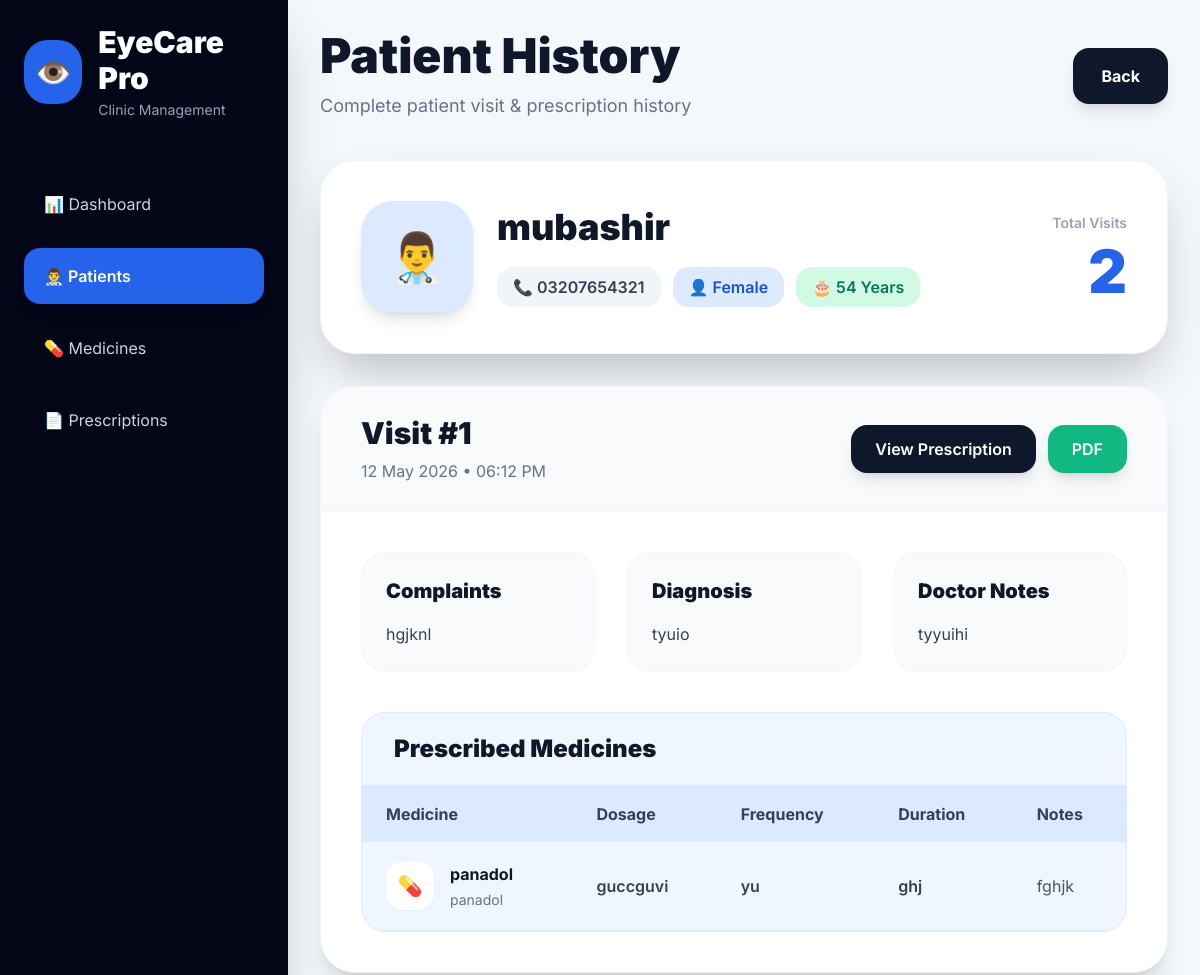
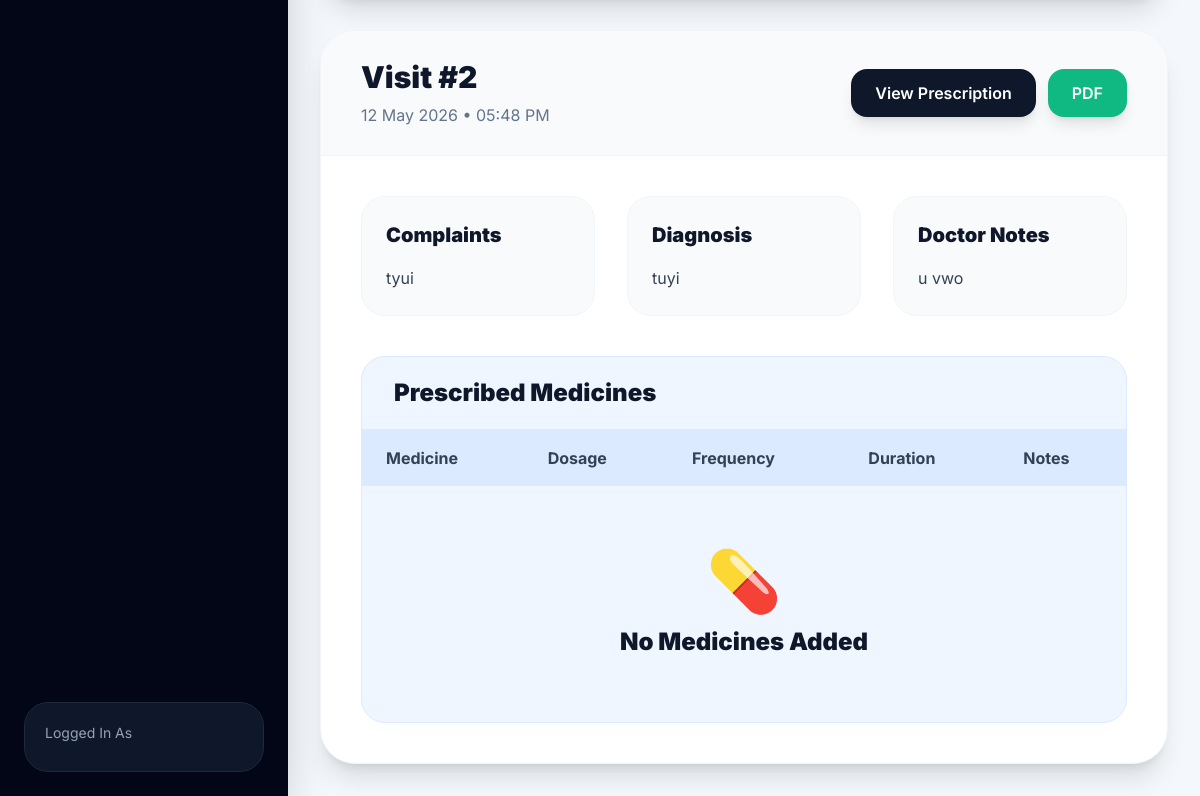
The page /prescriptions/patient-history/1/ on the database its author committed (2 pictures, top to bottom).
### patients/models.py (models this page shows, shortened)
class Patient(models.Model):
    GENDER_CHOICES = (
        ('Male', 'Male'),
        ('Female', 'Female'),
    )
    name = models.CharField(
        max_length=200
    )
    phone = models.CharField(
        max_length=20,
        unique=True
    )
    age = models.PositiveIntegerField()
    gender = models.CharField(
        max_length=10,
        choices=GENDER_CHOICES
    )
    address = models.TextField(
        blank=True,
        null=True
    )
    eye_notes = models.TextField(
        blank=True,
        null=True
    )
    created_at = models.DateTimeField(
        auto_now_add=True
    )
    updated_at = models.DateTimeField(
        auto_now=True
    )

### prescriptions/models.py (models this page shows, shortened)
class Visit(models.Model):
    patient = models.ForeignKey(
        Patient,
        on_delete=models.CASCADE,
        related_name='visits'
    )
    doctor = models.ForeignKey(
        User,
        on_delete=models.SET_NULL,
        null=True,
        blank=True
    )
    complaints = models.TextField(
        blank=True,
        null=True
    )
    diagnosis = models.TextField(
        blank=True,
        null=True
    )
    notes = models.TextField(
        blank=True,
        null=True
    )
    visit_date = models.DateTimeField(
        auto_now_add=True
    )

class PrescriptionItem(models.Model):
    prescription = models.ForeignKey(
        Prescription,
        on_delete=models.CASCADE,
        related_name='items'
    )
    medicine = models.ForeignKey(
        Medicine,
        on_delete=models.CASCADE
    )
    dosage = models.CharField(
        max_length=100
    )
    frequency = models.CharField(
        max_length=100
    )
    duration = models.CharField(
        max_length=100
    )
    notes = models.CharField(
        max_length=255,
        blank=True,
        null=True
    )

### medicines/models.py (models this page shows, shortened)
class Medicine(models.Model):
    name = models.CharField(
        max_length=200,
        unique=True
    )
    generic_name = models.CharField(
        max_length=200,
        blank=True,
        null=True
    )
    company = models.CharField(
        max_length=200,
        blank=True,
        null=True
    )
    price = models.DecimalField(
        max_digits=10,
        decimal_places=2,
        default=0
    )
    description = models.TextField(
        blank=True,
        null=True
    )
    created_at = models.DateTimeField(
        auto_now_add=True
    )

### prescriptions/views.py (the view)
def patient_history(request, patient_id):
    patient = get_object_or_404(
        Patient,
        id=patient_id
    )
    visits = patient.visits.all().order_by('-id')
    context = {
        'patient': patient,
        'visits': visits
    }
    return render(
        request,
        'patient_history.html',
        context
    )

### Userclinic/context_processors.py (called while the page is built)
def user_role(request):
    role = ''
    try:
        if request.user.is_authenticated:
            role = request.user.profile.role
    except Exception:
        role = ''
    return {
        'user_role': role,
        'is_admin': role == 'ADMIN',
        'is_consultant': role == 'CONSULTANT',
    }

### templates/patient_history.html (shortened to what this page needs)
<!DOCTYPE html>
<html lang="en">
<head>
    <script src="https://cdn.tailwindcss.com"></script>
</head>
<body>
<div class="flex min-h-screen">
    <aside class="w-72 bg-slate-950 text-white p-6 flex flex-col justify-between shadow-2xl">
        <div>
            <div class="mb-14">
                <div class="flex items-center gap-4">
                    <div class="w-16 h-16 rounded-3xl bg-blue-600 flex items-center justify-center text-3xl">
                        👁️
                    </div>
                    <div>
                        <h1 class="text-3xl font-black">
                            EyeCare Pro
                        </h1>
                        <p class="text-slate-400 text-sm mt-1">
                            Clinic Management
                        </p>
                    </div>
                </div>
            </div>
            <nav class="space-y-4">
                <a href="{% url 'dashboard' %}"
                   class="flex items-center gap-4 hover:bg-slate-900 px-5 py-4 rounded-2xl text-slate-300 smooth">
                    📊 Dashboard
                </a>
                <a href="{% url 'patient_list' %}"
                   class="flex items-center gap-4 bg-blue-600 px-5 py-4 rounded-2xl text-white font-semibold shadow-lg">
                    👨‍⚕️ Patients
                </a>
                <a href="{% url 'medicine_list' %}"
                   class="flex items-center gap-4 hover:bg-slate-900 px-5 py-4 rounded-2xl text-slate-300 smooth">
                    💊 Medicines
                </a>
                <a href="{% url 'visit_list' %}"
                   class="flex items-center gap-4 hover:bg-slate-900 px-5 py-4 rounded-2xl text-slate-300 smooth">
                    📄 Prescriptions
                </a>
            </nav>
        </div>
        <div class="bg-slate-900 rounded-3xl p-5 border border-slate-800">
            <p class="text-slate-400 text-sm">
                Logged In As
            </p>
        </div>
    </aside>
    <main class="flex-1 p-8 overflow-y-auto">
        <div class="flex justify-between items-center mb-10">
            <div>
                <h1 class="text-5xl font-black text-slate-900">
                    Patient History
                </h1>
                <p class="text-slate-500 mt-3 text-lg">
                    Complete patient visit & prescription history
                </p>
            </div>
            <a href="{% url 'patient_list' %}"
               class="bg-slate-900 hover:bg-black smooth text-white px-7 py-4 rounded-2xl font-bold shadow-lg">
                Back
            </a>
        </div>
        <div class="bg-white rounded-[35px] shadow-2xl border border-slate-100 overflow-hidden mb-8">
            <div class="p-10">
                <div class="flex flex-col lg:flex-row lg:items-center lg:justify-between gap-8">
                    <div class="flex items-center gap-6">
                        <div class="w-28 h-28 rounded-[32px] bg-blue-100 flex items-center justify-center text-5xl shadow-lg">
                            👨‍⚕️
                        </div>
                        <div>
                            <h2 class="text-4xl font-black text-slate-900">
                                {{ patient.name }}
                            </h2>
                            <div class="flex flex-wrap gap-3 mt-5">
                                <span class="bg-slate-100 text-slate-700 px-4 py-2 rounded-2xl font-semibold">
                                    📞 {{ patient.phone }}
                                </span>
                                <span class="bg-blue-100 text-blue-700 px-4 py-2 rounded-2xl font-semibold">
                                    👤 {{ patient.gender }}
                                </span>
                                <span class="bg-emerald-100 text-emerald-700 px-4 py-2 rounded-2xl font-semibold">
                                    🎂 {{ patient.age }} Years
                                </span>
                            </div>
                        </div>
                    </div>
                    <div class="text-right">
                        <p class="text-slate-400 text-sm font-semibold mb-2">
                            Total Visits
                        </p>
                        <h3 class="text-6xl font-black text-blue-600">
                            {{ visits.count }}
                        </h3>
                    </div>
                </div>
            </div>
        </div>
        <div class="space-y-8">
            {% for visit in visits %}
            <div class="bg-white rounded-[35px] shadow-xl border border-slate-100 overflow-hidden">
                <div class="flex flex-col lg:flex-row lg:items-center lg:justify-between gap-5 px-10 py-7 border-b border-slate-100 bg-slate-50">
                    <div>
                        <h2 class="text-3xl font-black text-slate-900">
                            Visit #{{ forloop.counter }}
                        </h2>
                        <p class="text-slate-500 mt-2">
                            {{ visit.visit_date|date:"d M Y" }}
                            •
                            {{ visit.visit_date|time:"h:i A" }}
                        </p>
                    </div>
                    <div class="flex flex-wrap gap-3">
                        <a href="{% url 'prescription_detail' visit.prescription.id %}"
                           class="bg-slate-900 hover:bg-black smooth text-white px-6 py-3 rounded-2xl font-semibold shadow-lg">
                            View Prescription
                        </a>
                        <a href="{% url 'prescription_pdf' visit.prescription.id %}"
                           class="bg-emerald-500 hover:bg-emerald-600 smooth text-white px-6 py-3 rounded-2xl font-semibold shadow-lg">
                            PDF
                        </a>
                    </div>
                </div>
                <div class="p-10 grid grid-cols-1 lg:grid-cols-3 gap-8">
                    <div class="bg-slate-50 rounded-3xl p-6 border border-slate-100">
                        <h3 class="text-xl font-black text-slate-900 mb-4">
                            Complaints
                        </h3>
                        <p class="text-slate-700 leading-relaxed">
                            {{ visit.complaints|default:"No complaints added." }}
                        </p>
                    </div>
                    <div class="bg-slate-50 rounded-3xl p-6 border border-slate-100">
                        <h3 class="text-xl font-black text-slate-900 mb-4">
                            Diagnosis
                        </h3>
                        <p class="text-slate-700 leading-relaxed">
                            {{ visit.diagnosis|default:"No diagnosis added." }}
                        </p>
                    </div>
                    <div class="bg-slate-50 rounded-3xl p-6 border border-slate-100">
                        <h3 class="text-xl font-black text-slate-900 mb-4">
                            Doctor Notes
                        </h3>
                        <p class="text-slate-700 leading-relaxed">
                            {{ visit.notes|default:"No notes added." }}
                        </p>
                    </div>
                </div>
                <div class="px-10 pb-10">
                    <div class="bg-blue-50 rounded-3xl border border-blue-100 overflow-hidden">
                        <div class="px-8 py-5 border-b border-blue-100">
                            <h3 class="text-2xl font-black text-slate-900">
                                Prescribed Medicines
                            </h3>
                        </div>
                        <div class="overflow-x-auto">
                            <table class="w-full">
                                <thead class="bg-blue-100">
                                    <tr>
                                        <th class="text-left px-6 py-4 text-slate-700 font-bold">
                                            Medicine
                                        </th>
                                        <th class="text-left px-6 py-4 text-slate-700 font-bold">
                                            Dosage
                                        </th>
                                        <th class="text-left px-6 py-4 text-slate-700 font-bold">
                                            Frequency
                                        </th>
                                        <th class="text-left px-6 py-4 text-slate-700 font-bold">
                                            Duration
                                        </th>
                                        <th class="text-left px-6 py-4 text-slate-700 font-bold">
                                            Notes
                                        </th>
                                    </tr>
                                </thead>
                                <tbody>
                                    {% for item in visit.prescription.items.all %}
                                    <tr class="border-b border-blue-100 hover:bg-white smooth">
                                        <td class="px-6 py-5">
                                            <div class="flex items-center gap-4">
                                                <div class="w-12 h-12 rounded-2xl bg-white flex items-center justify-center text-xl shadow-sm">
                                                    💊
                                                </div>
                                                <div>
                                                    <h3 class="font-bold text-slate-900">
                                                        {{ item.medicine.name }}
                                                    </h3>
                                                    <p class="text-sm text-slate-500 mt-1">
                                                        {{ item.medicine.company }}
                                                    </p>
                                                </div>
                                            </div>
                                        </td>
                                        <td class="px-6 py-5 text-slate-700 font-semibold">
                                            {{ item.dosage }}
                                        </td>
                                        <td class="px-6 py-5 text-slate-700 font-semibold">
                                            {{ item.frequency }}
                                        </td>
                                        <td class="px-6 py-5 text-slate-700 font-semibold">
                                            {{ item.duration }}
                                        </td>
                                        <td class="px-6 py-5 text-slate-600">
                                            {{ item.notes|default:"-" }}
                                        </td>
                                    </tr>
                                    {% empty %}
                                    <tr>
                                        <td colspan="5" class="py-16 text-center">
                                            <div class="flex flex-col items-center">
                                                <div class="text-6xl mb-4">
                                                    💊
                                                </div>
                                                <h3 class="text-2xl font-black text-slate-900">
                                                    No Medicines Added
                                                </h3>
                                            </div>
                                        </td>
                                    </tr>
                                    {% endfor %}
                                </tbody>
                            </table>
                        </div>
                    </div>
                </div>
            </div>
            {% endfor %}
        </div>
    </main>
</div>
</body>
</html>

### templates/patient_history.html (style rules this page uses)
body { font-family: 'Inter', sans-serif; background: #f4f7fb; }
.smooth { transition: all 0.3s ease; }

### rows shown on the page
Patient: name "mubashir", phone "03207654321", gender "Female", age "54"
Visit: visit_date "12 May 2026", visit_date "06:12 PM", complaints "hgjknl", diagnosis "tyuio", notes "tyyuihi"
PrescriptionItem: medicine.name "panadol", medicine.company "panadol", dosage "guccguvi", frequency "yu", duration "ghj", notes "fghjk"
Visit: visit_date "12 May 2026", visit_date "05:48 PM", complaints "tyui", diagnosis "tuyi", notes "u vwo"

### other values the page prints
{{ visits.count }} "2"
